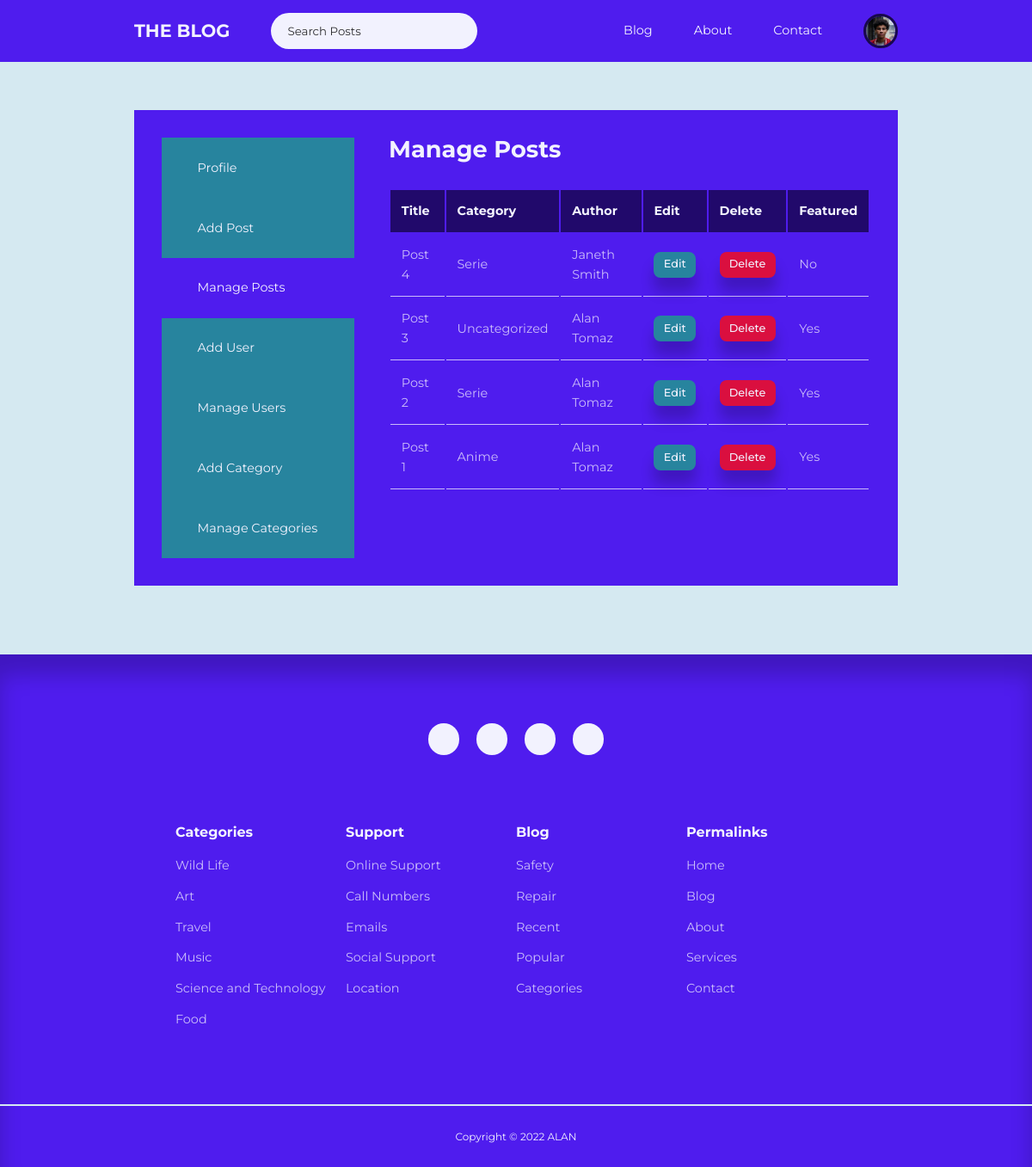
Before: /admin/pages/manage-posts.php (signed in) with the older database file.
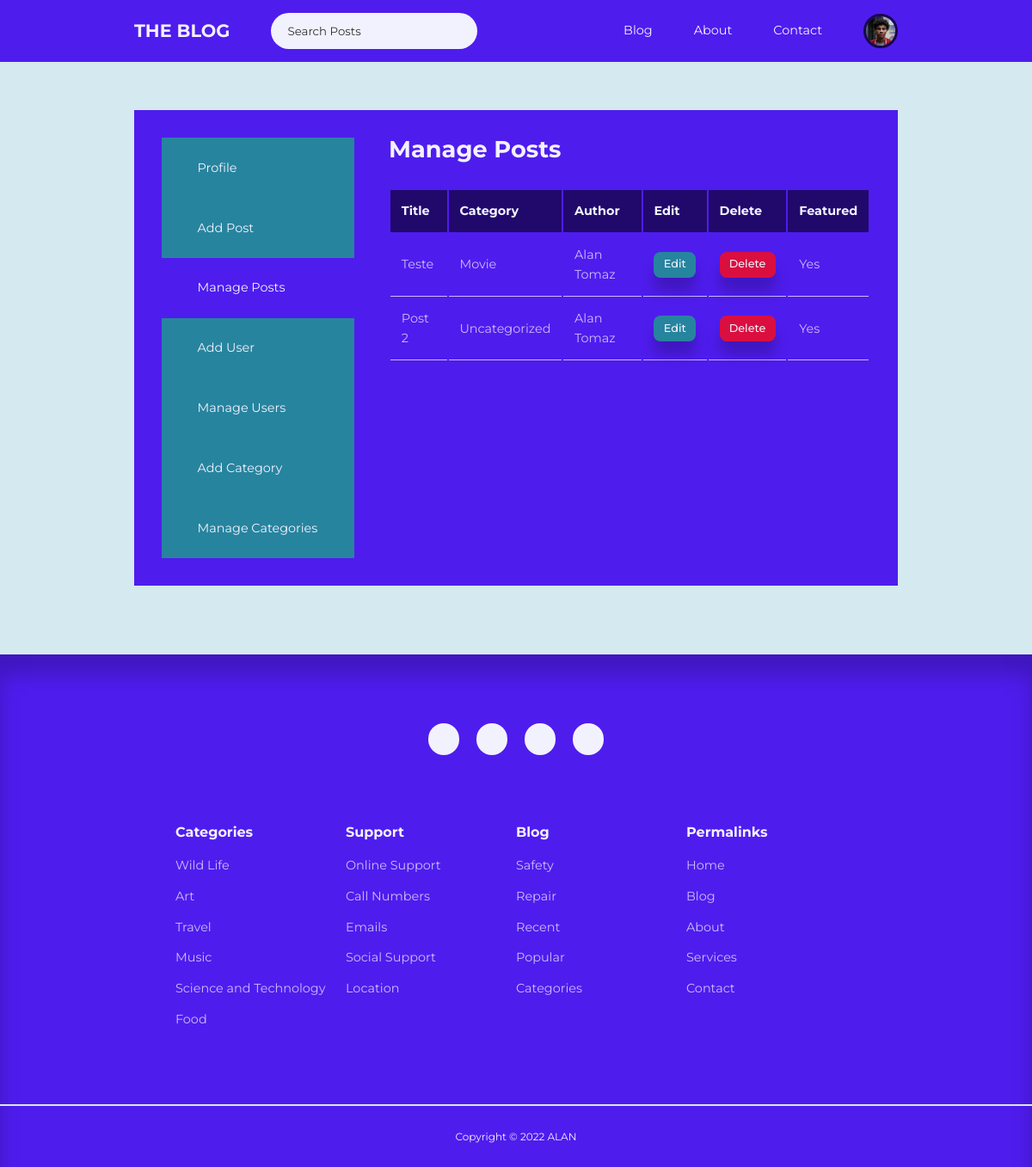
After: the same page with the newer database file.
### tables this page shows
CREATE TABLE `users` (
  `id` int(11) UNSIGNED NOT NULL,
  `firstname` varchar(50) NOT NULL,
  `lastname` varchar(50) NOT NULL,
  `username` varchar(50) NOT NULL,
  `email` varchar(100) NOT NULL,
  `location` varchar(100) NOT NULL,
  `biography` text NOT NULL,
  `password` varchar(255) NOT NULL,
  `avatar` varchar(255) NOT NULL,
  `is_admin` tinyint(1) NOT NULL
);

CREATE TABLE `posts` (
  `id` int(11) UNSIGNED NOT NULL,
  `title` varchar(255) NOT NULL,
  `subtitle` varchar(255) NOT NULL,
  `body` text NOT NULL,
  `thumbnail` varchar(255) NOT NULL,
  `date_time` timestamp NOT NULL DEFAULT current_timestamp(),
  `category_id` int(11) UNSIGNED DEFAULT NULL,
  `author_id` int(11) UNSIGNED NOT NULL,
  `is_featured` tinyint(1) NOT NULL
);

CREATE TABLE `categories` (
  `id` int(11) UNSIGNED NOT NULL,
  `title` varchar(50) NOT NULL,
  `description` text NOT NULL
);

### admin/partials/header.php (called while the page is built, shortened)
<?php
require $_SERVER['DOCUMENT_ROOT'] . '/My Blog/partials/header.php';

### admin/pages/manage-posts.php (the view, shortened to what this page needs)
<?php
include $_SERVER['DOCUMENT_ROOT'] . '/My Blog/admin/partials/header.php';
$currentUserId = $_SESSION["user-id"];
if (isset($_SESSION['user-is-admin'])) {
    $query = "SELECT id, title, category_id, author_id, is_featured FROM posts ORDER BY id DESC";
} else {
    $query = "SELECT id, title, category_id, is_featured FROM posts WHERE author_id = $currentUserId ORDER BY id DESC";
}
$posts = mysqli_query($connection, $query);
$i = 1;
?>
<section class="profile-section">
    <div class="container profile-container">
        <div class="profile-sidebar">
            <a href="<?php echo ROOT_URL ?>admin/index.php"><i class="uil uil-user-circle"></i>
                <h5>Profile</h5>
            </a>
            <a href="<?php echo ROOT_URL ?>admin/pages/add-post.php"><i class="uil uil-edit-alt"></i>
                <h5>Add Post</h5>
            </a>
            <a href="<?php echo ROOT_URL ?>admin/pages/manage-posts.php" class="profile-sidebar-active"><i class="uil uil-postcard"></i>
                <h5>Manage Posts</h5>
            </a>
            <?php if (isset($_SESSION['user-is-admin'])) : ?>
                <a href="<?php echo ROOT_URL ?>admin/pages/add-user.php"><i class="uil uil-user-plus"></i>
                    <h5>Add User</h5>
                </a>
                <a href="<?php echo ROOT_URL ?>admin/pages/manage-users.php"><i class="uil uil-users-alt"></i>
                    <h5>Manage Users</h5>
                </a>
                <a href="<?php echo ROOT_URL ?>admin/pages/add-category.php"><i class="uil uil-edit"></i>
                    <h5>Add Category</h5>
                </a>
                <a href="<?php echo ROOT_URL ?>admin/pages/manage-categories.php"><i class="uil uil-list-ul"></i>
                    <h5>Manage Categories</h5>
                </a>
            <?php endif ?>
        </div>
        <div class="manage-content">
            <h2>Manage Posts</h2>
            <?php if (mysqli_num_rows($posts) > 0) : ?>
                <table>
                    <thead>
                        <tr>
                            <th>Title</th>
                            <th>Category</th>
                            <?php if (isset($_SESSION['user-is-admin'])) : ?>
                                <th>Author</th>
                            <?php endif ?>
                            <th>Edit</th>
                            <th>Delete</th>
                            <th>Featured</th>
                        </tr>
                    </thead>
                    <tbody>
                        <?php while ($post = mysqli_fetch_assoc($posts)) : ?>
                            <?php
                            $categoryId = $post["category_id"];
                            $categoryQuery = "SELECT title FROM categories where id=$categoryId";
                            $categoryResult = mysqli_query($connection, $categoryQuery);
                            $category = mysqli_fetch_assoc($categoryResult);
                            if (isset($_SESSION['user-is-admin'])) {
                                $authorId = $post["author_id"];
                                $authorQuery = "SELECT * FROM users WHERE id = $authorId";
                                $authorResult = mysqli_query($connection, $authorQuery);
                                $author = mysqli_fetch_assoc($authorResult);
                            }
                            ?>
                            <tr>
                                <td><a href="<?= ROOT_URL ?>pages/post.php?id=<?= $post["id"] ?>" class="user-page-link"><?= $post["title"] ?></a></td>
                                <td><a href="<?= ROOT_URL ?>pages/category-posts.php?category=<?= $categoryId ?>" class="user-page-link"><?= $category["title"] ?></a></td>
                                <?php if (isset($_SESSION['user-is-admin'])) : ?>
                                    <td><a href="<?= ROOT_URL ?>pages/user-page.php?user=<?= $author["username"] ?>" class="user-page-link"><?= $author["firstname"] . " " . $author["lastname"] ?></a></td>
                                <?php endif ?>
                                <td><a href="<?php echo ROOT_URL ?>admin/pages/edit-post.php?id=<?= $post['id'] ?>" class="btn sm">Edit</a></td>
                                <td><a class="btn sm danger" onclick="showConfirmMessage(<?= $i ?>)">Delete</a></td>
                                <td><?= $post["is_featured"] ? "Yes" : "No"  ?></td>
                            </tr>
                            <?php
                            $i++
                            ?>
                        <?php endwhile ?>
                    </tbody>
                </table>
            <?php else : ?>
                <div class="alert-message error"><?= "No Posts Found" ?></div>
            <?php endif ?>
        </div>
    </div>
</section>
<?php
include $_SERVER['DOCUMENT_ROOT'] . '/My Blog/partials/footer.php';
?>

### partials/header.php (shortened to what this page needs)
<?php
require $_SERVER['DOCUMENT_ROOT'] . '/My Blog/admin/config/database.php';
if (isset($_SESSION['user-id'])) {
    $id = filter_var($_SESSION['user-id'], FILTER_SANITIZE_FULL_SPECIAL_CHARS);
    $query = "SELECT avatar from users WHERE id = '$id'";
    $result = mysqli_query($connection, $query);
    $avatar = mysqli_fetch_assoc($result);
}
?>
<!DOCTYPE html>
<html lang="en">
<head>
    <link rel="stylesheet" href="<?php echo ROOT_URL ?>css/style.css">
    <link rel="stylesheet" href="https://unicons.iconscout.com/release/v4.0.0/css/line.css">
</head>
<body>
    <nav>
        <div class="container nav-container">
            <ul class="nav-items nav-items-left">
                <li><a href="<?php echo ROOT_URL ?>index.php" class="nav-logo">THE BLOG</a></li>
                <li>
                    <div class="nav-search-container">
                        <form class="nav-search" action="<?php echo ROOT_URL ?>pages/search-posts.php" method="GET">
                            <input type="search" name="search" placeholder="Search Posts">
                        </form>
                    </div>
                </li>
            </ul>
            <ul class="nav-items nav-items-right">
                <li><a href="<?php echo ROOT_URL ?>pages/blog.php">Blog</a></li>
                <li><a href="<?php echo ROOT_URL ?>pages/about.php">About</a></li>
                <li><a href="<?php echo ROOT_URL ?>pages/contact.php">Contact</a></li>
                <?php if (isset($_SESSION["user-id"])) : ?>
                    <li class="nav-profile">
                        <div class="avatar">
                            <img src="<?php echo ROOT_URL . 'img/' . $avatar["avatar"] ?>">
                        </div>
                    </li>
                <?php else : ?>
                    <li><a href="<?php echo ROOT_URL ?>pages/signin.php">Sign In</a></li>
                    <li><a class="sign-up" href="<?php echo ROOT_URL ?>pages/signup.php">Sign Up</a> </li>
                <?php endif ?>
            </ul>
        </div>
    </nav>

### partials/footer.php (shortened to what this page needs)
<footer>
    <div class="footer-socials">
        <a href="https://youtube.com" target="_blank"><i class="uil uil-youtube"></i></a>
        <a href="https://instagram.com" target="_blank"><i class="uil uil-instagram"></i></a>
        <a href="https://twitter.com" target="_blank"><i class="uil uil-twitter"></i></a>
        <a href="https://facebook.com" target="_blank"><i class="uil uil-facebook-f"></i></a>
    </div>
    <div class="container footer-container">
        <article>
            <h4>Categories</h4>
            <ul>
                <li><a href="">Wild Life</a></li>
                <li><a href="">Art</a></li>
                <li><a href="">Travel</a></li>
                <li><a href="">Music</a></li>
                <li><a href="">Science and Technology</a></li>
                <li><a href="">Food</a></li>
            </ul>
        </article>
        <article>
            <h4>Support</h4>
            <ul>
                <li><a href="">Online Support</a></li>
                <li><a href="">Call Numbers</a></li>
                <li><a href="">Emails</a></li>
                <li><a href="">Social Support</a></li>
                <li><a href="">Location</a></li>
            </ul>
        </article>
        <article>
            <h4>Blog</h4>
            <ul>
                <li><a href="">Safety</a></li>
                <li><a href="">Repair</a></li>
                <li><a href="">Recent</a></li>
                <li><a href="">Popular</a></li>
                <li><a href="">Categories</a></li>
            </ul>
        </article>
        <article>
            <h4>Permalinks</h4>
            <ul>
                <li><a href="">Home</a></li>
                <li><a href="">Blog</a></li>
                <li><a href="">About</a></li>
                <li><a href="">Services</a></li>
                <li><a href="">Contact</a></li>
            </ul>
        </article>
    </div>
    <div class="footer-copyright">
        <small>Copyright &copy; 2022 ALAN</small>
    </div>
</footer>
</body>
</html>

Changed rows visible on the page:
removed posts: title "Post 4", category.title "Serie", author.firstname "Janeth", author.lastname "Smith", is_featured "No"
removed posts: title "Post 3", category.title "Uncategorized", author.firstname "Alan", author.lastname "Tomaz", is_featured "Yes"
removed posts: title "Post 1", category.title "Anime", author.firstname "Alan", author.lastname "Tomaz", is_featured "Yes"
added posts: title "Teste", category.title "Movie", author.firstname "Alan", author.lastname "Tomaz", is_featured "Yes"
changed posts "Post 2": category.title "Serie" → "Uncategorized"
